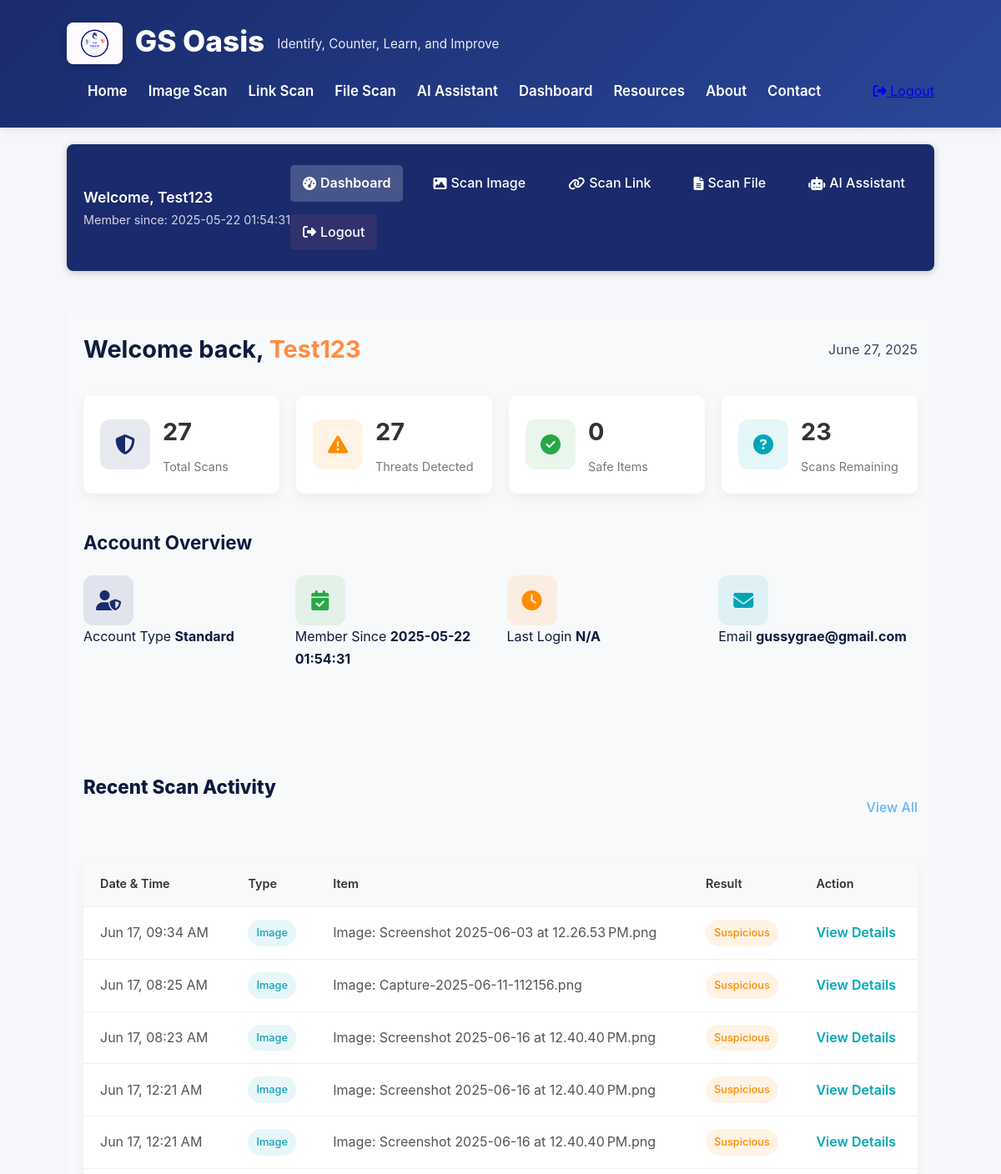
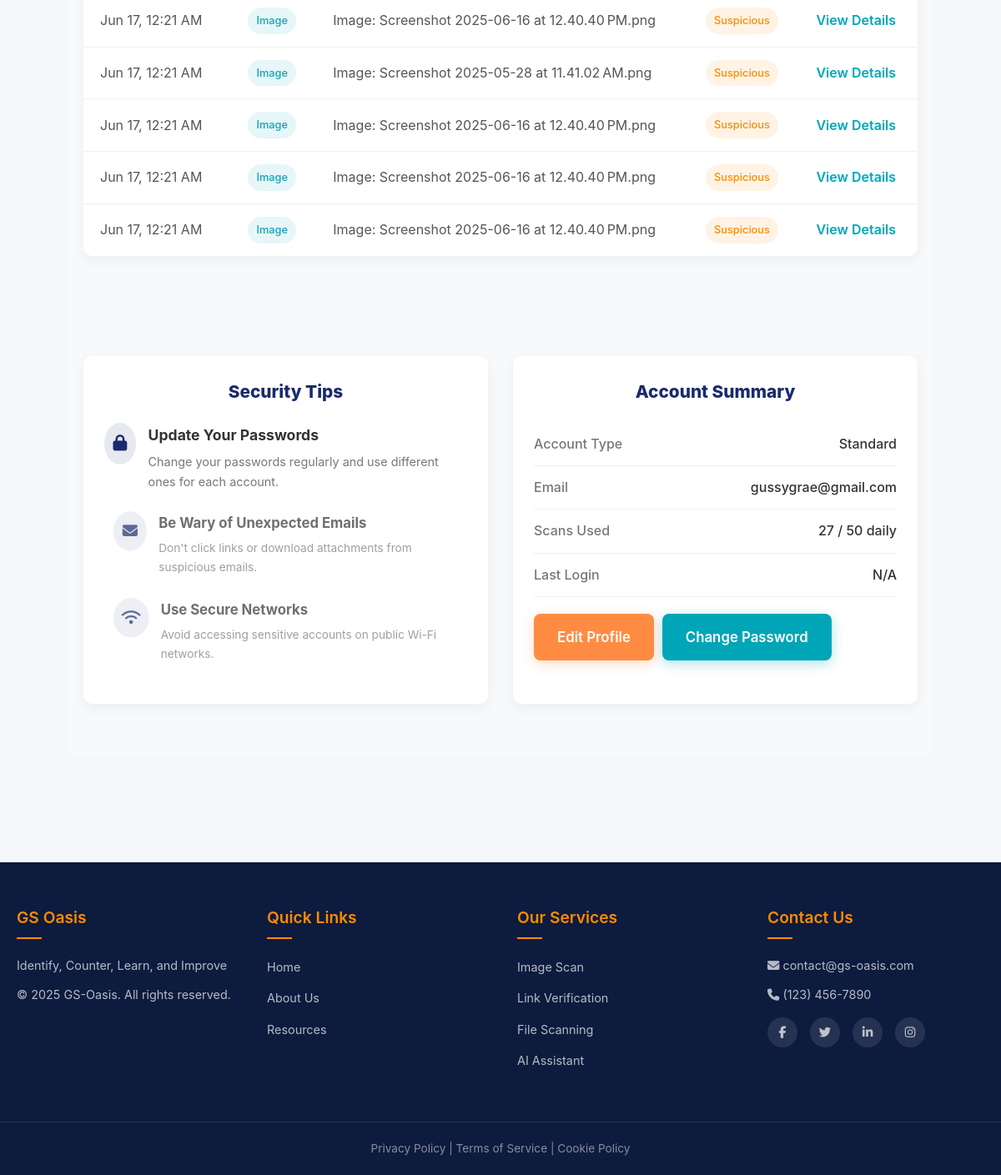
The app's page /dashboard (signed in) with its own data (2 pictures, top to bottom).
### tables this page shows
CREATE TABLE users (
                id INTEGER PRIMARY KEY AUTOINCREMENT,
                username TEXT UNIQUE NOT NULL,
                email TEXT NOT NULL,
                password TEXT NOT NULL
            , created_at TEXT, last_login TEXT, account_type TEXT);

CREATE TABLE scan_history (
                id INTEGER PRIMARY KEY AUTOINCREMENT,
                user_id INTEGER,
                scan_date TEXT DEFAULT CURRENT_TIMESTAMP,
                scan_type TEXT NOT NULL,
                scan_item TEXT NOT NULL,
                result TEXT NOT NULL,
                FOREIGN KEY (user_id) REFERENCES users(id)
            );

### gs-oasis/app.py (the view, shortened to what this page needs)
@app.route('/dashboard')
@login_required
def dashboard():
    username = session.get('username')
    with sqlite3.connect('database.db') as conn:
        cursor = conn.cursor()
        cursor.execute("PRAGMA table_info(users)")
        columns = [col[1] for col in cursor.fetchall()]
        select_fields = ["email"]
        if 'created_at' in columns:
            select_fields.append('created_at')
        if 'last_login' in columns:
            select_fields.append('last_login')
        query = f"SELECT {', '.join(select_fields)} FROM users WHERE username = ?"
        try:
            cursor.execute(query, (username,))
            user_data = cursor.fetchone()
            if user_data:
                email = user_data[0]
                join_date = "N/A"
                last_login = "N/A"
                field_index = 1
                if 'created_at' in columns and len(user_data) > field_index:
                    join_date = user_data[field_index] if user_data[field_index] else "N/A"
                    field_index += 1
                if 'last_login' in columns and len(user_data) > field_index:
                    last_login = user_data[field_index] if user_data[field_index] else "N/A"
            else:
                email = "N/A"
                join_date = "N/A"
                last_login = "N/A"
        except sqlite3.Error as e:
            print(f"Database error: {str(e)}")
            email = "N/A"
            join_date = "N/A"
            last_login = "N/A"
        user_id = session.get('user_id')
        try:
            cursor.execute("SELECT COUNT(*) FROM scan_history WHERE user_id = ?", (user_id,))
            scan_count = cursor.fetchone()[0] or 0
            cursor.execute("SELECT COUNT(*) FROM scan_history WHERE user_id = ? AND result LIKE '%suspicious%' OR result LIKE '%danger%' OR result LIKE '%scam%'", (user_id,))
            threat_count = cursor.fetchone()[0] or 0
            cursor.execute("SELECT COUNT(*) FROM scan_history WHERE user_id = ? AND result LIKE '%safe%'", (user_id,))
            safe_count = cursor.fetchone()[0] or 0
            daily_limit = 50  # Could make this dynamic based on account type
            remaining_scans = daily_limit - scan_count if scan_count < daily_limit else 0
        except sqlite3.Error as e:
            print(f"Error fetching scan statistics: {e}")
            scan_count = 0
            threat_count = 0
            safe_count = 0
            remaining_scans = 50
        current_date = time.strftime("%B %d, %Y")
        recent_activities = []
        try:
            cursor.execute("""
                SELECT scan_date, scan_type, scan_item, result
                FROM scan_history
                WHERE user_id = ?
                ORDER BY scan_date DESC LIMIT 10
            """, (user_id,))
            history_items = cursor.fetchall()
            for item in history_items:
                scan_date, scan_type, scan_item, result = item
                try:
                    item_date = time.strptime(scan_date, "%Y-%m-%d %H:%M:%S")
                    today = time.strftime("%Y-%m-%d")
                    yesterday = time.strftime("%Y-%m-%d", time.localtime(time.time() - 86400))
                    if time.strftime("%Y-%m-%d", item_date) == today:
                        formatted_date = "Today, " + time.strftime("%I:%M %p", item_date)
                    elif time.strftime("%Y-%m-%d", item_date) == yesterday:
                        formatted_date = "Yesterday, " + time.strftime("%I:%M %p", item_date)
                    else:
                        formatted_date = time.strftime("%b %d, %I:%M %p", item_date)
                except:
                    formatted_date = scan_date
                result_category = "safe"
                if "suspicious" in result.lower() or "warning" in result.lower():
                    result_category = "suspicious"
                elif "danger" in result.lower() or "scam" in result.lower() or "threat" in result.lower():
                    result_category = "dangerous"
                recent_activities.append({
                    "date": formatted_date,
                    "type": scan_type,
                    "item": scan_item,
                    "result": result_category
                })
        except sqlite3.Error as e:
            print(f"Error fetching scan history: {e}")
            recent_activities = [{
                "date": "No scan history available",
                "type": "none",
                "item": "Database error occurred",
                "result": "none"
            }]
    return render_template('dashboard.html',
                          username=username,
                          email=email,
                          join_date=join_date,
                          current_date=current_date,
                          scan_count=scan_count,
                          threat_count=threat_count,
                          safe_count=safe_count,
                          remaining_scans=remaining_scans,
                          last_login=last_login,
                          recent_activities=recent_activities)

### gs-oasis/app.py (called while the page is built)
def login_required(f):
    @wraps(f)
    def wrapper(*args, **kwargs):
        if 'user_id' not in session:
            flash('You need to log in to access this page.', 'warning')
            return redirect(url_for('login'))
        return f(*args, **kwargs)
    return wrapper

### gs-oasis/templates/dashboard.html
{% extends 'base.html' %}
{% block content %}
<div class="dashboard-container">
    <div class="dashboard-topnav">
        <div class="user-info">
            <span class="welcome-message">Welcome, {{ username }}</span>
            <span class="member-since">Member since: {{ join_date }}</span>
        </div>
        <nav class="top-nav">
            <a href="{{ url_for('dashboard') }}" class="active"><i class="fas fa-tachometer-alt"></i> Dashboard</a>
            <a href="{{ url_for('scan_image') }}"><i class="fas fa-image"></i> Scan Image</a>
            <a href="{{ url_for('scan_link') }}"><i class="fas fa-link"></i> Scan Link</a>
            <a href="{{ url_for('scan_file') }}"><i class="fas fa-file-alt"></i> Scan File</a>
            <a href="{{ url_for('ai_assistant') }}"><i class="fas fa-robot"></i> AI Assistant</a>
            <a href="{{ url_for('logout') }}" class="logout-btn"><i class="fas fa-sign-out-alt"></i> Logout</a>
        </nav>
    </div>
    <div class="dashboard-main">
        <div class="dashboard-header">
            <h1>Welcome back, <span class="highlight">{{ username }}</span></h1>
            <div class="date">{{ current_date }}</div>
        </div>
        <div class="stats-overview">
            <div class="stat-card">
                <div class="stat-icon">
                    <i class="fas fa-shield-alt"></i>
                </div>
                <div class="stat-details">
                    <h3>{{ scan_count }}</h3>
                    <p>Total Scans</p>
                </div>
            </div>
            <div class="stat-card">
                <div class="stat-icon warning">
                    <i class="fas fa-exclamation-triangle"></i>
                </div>
                <div class="stat-details">
                    <h3>{{ threat_count }}</h3>
                    <p>Threats Detected</p>
                </div>
            </div>
            <div class="stat-card">
                <div class="stat-icon success">
                    <i class="fas fa-check-circle"></i>
                </div>
                <div class="stat-details">
                    <h3>{{ safe_count }}</h3>
                    <p>Safe Items</p>
                </div>
            </div>
            <div class="stat-card">
                <div class="stat-icon info">
                    <i class="fas fa-question-circle"></i>
                </div>
                <div class="stat-details">
                    <h3>{{ remaining_scans }}</h3>
                    <p>Scans Remaining</p>
                </div>
            </div>
        </div>
        <div class="quick-actions">
            <h2>Account Overview</h2>
            <div class="action-buttons">
                <div class="account-stat">
                    <div class="stat-icon">
                        <i class="fas fa-user-shield"></i>
                    </div>
                    <div class="stat-info">
                        <span>Account Type</span>
                        <strong>Standard</strong>
                    </div>
                </div>
                <div class="account-stat">
                    <div class="stat-icon success">
                        <i class="fas fa-calendar-check"></i>
                    </div>
                    <div class="stat-info">
                        <span>Member Since</span>
                        <strong>{{ join_date }}</strong>
                    </div>
                </div>
                <div class="account-stat">
                    <div class="stat-icon warning">
                        <i class="fas fa-clock"></i>
                    </div>
                    <div class="stat-info">
                        <span>Last Login</span>
                        <strong>{{ last_login }}</strong>
                    </div>
                </div>
                <div class="account-stat">
                    <div class="stat-icon info">
                        <i class="fas fa-envelope"></i>
                    </div>
                    <div class="stat-info">
                        <span>Email</span>
                        <strong>{{ email }}</strong>
                    </div>
                </div>
            </div>
        </div>
        <section id="history" class="recent-activity">
            <div class="section-header">
                <h2>Recent Scan Activity</h2>
                <a href="#" class="view-all">View All</a>
            </div>
            <div class="activity-table">
                <table>
                    <thead>
                        <tr>
                            <th>Date & Time</th>
                            <th>Type</th>
                            <th>Item</th>
                            <th>Result</th>
                            <th>Action</th>
                        </tr>
                    </thead>
                    <tbody>
                        {% for activity in recent_activities %}
                        <tr>
                            <td>{{ activity.date }}</td>
                            <td>
                                {% if activity.type == 'image' %}
                                <span class="badge image">Image</span>
                                {% elif activity.type == 'link' %}
                                <span class="badge link">Link</span>
                                {% elif activity.type == 'file' %}
                                <span class="badge file">File</span>
                                {% endif %}
                            </td>
                            <td>{{ activity.item }}</td>
                            <td>
                                {% if activity.result == 'safe' %}
                                <span class="badge success">Safe</span>
                                {% elif activity.result == 'suspicious' %}
                                <span class="badge warning">Suspicious</span>
                                {% elif activity.result == 'dangerous' %}
                                <span class="badge danger">Dangerous</span>
                                {% endif %}
                            </td>
                            <td><a href="#" class="btn-text">View Details</a></td>
                        </tr>
                        {% endfor %}
                    </tbody>
                </table>
            </div>
        </section>
        <div class="dashboard-row">
            <section id="security" class="security-tips">
                <h2>Security Tips</h2>
                <div class="tip-list">
                    <div class="tip-item">
                        <div class="tip-icon"><i class="fas fa-lock"></i></div>
                        <div class="tip-content">
                            <h3>Update Your Passwords</h3>
                            <p>Change your passwords regularly and use different ones for each account.</p>
                        </div>
                    </div>
                    <div class="tip-item">
                        <div class="tip-icon"><i class="fas fa-envelope"></i></div>
                        <div class="tip-content">
                            <h3>Be Wary of Unexpected Emails</h3>
                            <p>Don't click links or download attachments from suspicious emails.</p>
                        </div>
                    </div>
                    <div class="tip-item">
                        <div class="tip-icon"><i class="fas fa-wifi"></i></div>
                        <div class="tip-content">
                            <h3>Use Secure Networks</h3>
                            <p>Avoid accessing sensitive accounts on public Wi-Fi networks.</p>
                        </div>
                    </div>
                </div>
            </section>
            <section id="settings" class="account-summary">
                <h2>Account Summary</h2>
                <div class="account-details">
                    <div class="detail-row">
                        <div class="detail-label">Account Type</div>
                        <div class="detail-value">Standard</div>
                    </div>
                    <div class="detail-row">
                        <div class="detail-label">Email</div>
                        <div class="detail-value">{{ email }}</div>
                    </div>
                    <div class="detail-row">
                        <div class="detail-label">Scans Used</div>
                        <div class="detail-value">{{ scan_count }} / 50 daily</div>
                    </div>
                    <div class="detail-row">
                        <div class="detail-label">Last Login</div>
                        <div class="detail-value">{{ last_login }}</div>
                    </div>
                    <div class="detail-buttons">
                        <a href="{{ url_for('edit_profile') }}" class="btn btn-primary">Edit Profile</a>
                        <a href="{{ url_for('change_password') }}" class="btn btn-secondary">Change Password</a>
                    </div>
                </div>
            </section>
        </div>
    </div>
</div>
{% endblock %}

### gs-oasis/static/css/dashboard.css (style rules this page uses)
.dashboard-container { display: flex; flex-direction: column; min-height: calc(100vh - 200px); position: relative; z-index: 1; }
.dashboard-topnav { background: var(--primary-color); color: #fff; padding: 15px 20px; display: flex; justify-content: space-between; align-items: center; flex-wrap: wrap; box-shadow: 0 2px 10px rgba(0,0,0,0.2); margin-bottom: 20px; border-radius: 8px; }
.user-info { display: flex; flex-direction: column; }
.welcome-message { font-size: 1.1rem; font-weight: 600; }
.member-since { font-size: 0.9rem; opacity: 0.8; }
.top-nav { display: flex; flex-wrap: wrap; align-items: center; gap: 15px; }
.top-nav a { color: white; text-decoration: none; padding: 8px 15px; border-radius: 5px; font-size: 1rem; font-weight: 500; transition: background-color 0.3s ease; display: flex; align-items: center; }
.top-nav a i { margin-right: 5px; }
.top-nav a.active { background: rgba(255, 255, 255, 0.2); font-weight: 600; }
.top-nav .logout-btn { background: rgba(255, 118, 117, 0.1); color: #fff; }
.dashboard-main { flex: 1; padding: 20px; background-color: #f8f9fa; width: 100%; box-sizing: border-box; margin-left: 0; }

### records on screen
users: username "Test123", created_at "2025-05-22 01:54:31", email "gussygrae@gmail.com"
scan_history: date "Jun 17, 09:34 AM", scan_type "Image", item "Image: Screenshot 2025-06-03 at 12.26.53 PM.png", shows "Suspicious"
scan_history: date "Jun 17, 08:25 AM", scan_type "Image", item "Image: Capture-2025-06-11-112156.png", shows "Suspicious"
scan_history: date "Jun 17, 08:23 AM", scan_type "Image", item "Image: Screenshot 2025-06-16 at 12.40.40 PM.png", shows "Suspicious"
scan_history: date "Jun 17, 12:21 AM", scan_type "Image", item "Image: Screenshot 2025-06-16 at 12.40.40 PM.png", shows "Suspicious"
scan_history: date "Jun 17, 12:21 AM", scan_type "Image", item "Image: Screenshot 2025-06-16 at 12.40.40 PM.png", shows "Suspicious"
scan_history: date "Jun 17, 12:21 AM", scan_type "Image", item "Image: Screenshot 2025-06-16 at 12.40.40 PM.png", shows "Suspicious"
scan_history: date "Jun 17, 12:21 AM", scan_type "Image", item "Image: Screenshot 2025-05-28 at 11.41.02 AM.png", shows "Suspicious"
scan_history: date "Jun 17, 12:21 AM", scan_type "Image", item "Image: Screenshot 2025-06-16 at 12.40.40 PM.png", shows "Suspicious"
scan_history: date "Jun 17, 12:21 AM", scan_type "Image", item "Image: Screenshot 2025-06-16 at 12.40.40 PM.png", shows "Suspicious"
scan_history: date "Jun 17, 12:21 AM", scan_type "Image", item "Image: Screenshot 2025-06-16 at 12.40.40 PM.png", shows "Suspicious"

### other values on screen
{{ current_date }} "June 27, 2025"
{{ scan_count }} "27"
{{ threat_count }} "27"
{{ safe_count }} "0"
{{ remaining_scans }} "23"
{{ last_login }} "N/A"
